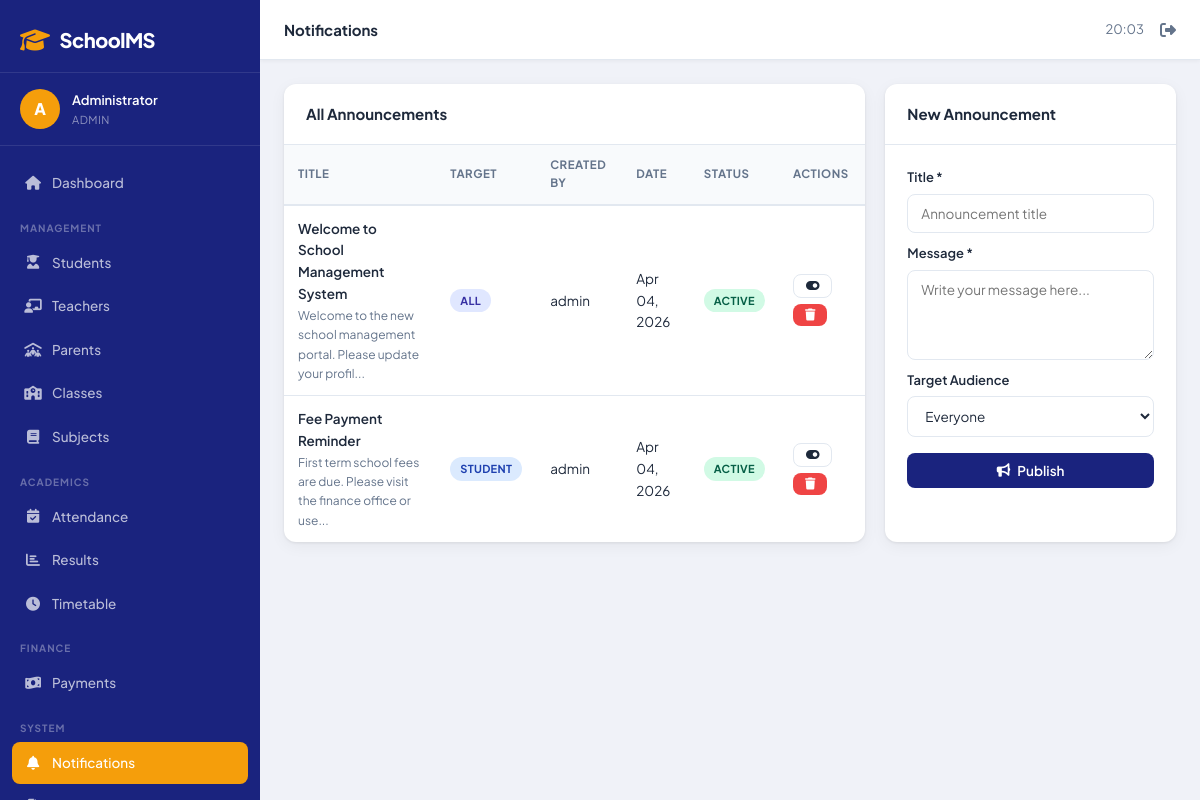
The page /admin/notifications.php (signed in) on the database its author committed.
### tables this page shows
CREATE TABLE notifications (
    id INT AUTO_INCREMENT PRIMARY KEY,
    title VARCHAR(200) NOT NULL,
    message TEXT NOT NULL,
    target_role ENUM('all','admin','teacher','student') DEFAULT 'all',
    created_by INT,
    is_active TINYINT(1) DEFAULT 1,
    created_at TIMESTAMP DEFAULT CURRENT_TIMESTAMP,
    FOREIGN KEY (created_by) REFERENCES users(id) ON DELETE SET NULL
);

CREATE TABLE users (
    id INT AUTO_INCREMENT PRIMARY KEY,
    username VARCHAR(100) NOT NULL UNIQUE,
    password VARCHAR(255) NOT NULL,
    role ENUM('admin','teacher','student') NOT NULL,
    created_at TIMESTAMP DEFAULT CURRENT_TIMESTAMP
);

### admin/notifications.php (the view, shortened to what this page needs)
<?php
require_once '../config/db.php';
$notifications = mysqli_query($conn, "SELECT n.*, u.username FROM notifications n LEFT JOIN users u ON n.created_by=u.id ORDER BY n.created_at DESC");
require_once '../includes/header.php';
?>
<div style="display:grid;grid-template-columns:2fr 1fr;gap:20px;">
    <div class="card">
        <div class="card-header"><span class="card-title">All Announcements</span></div>
        <div class="table-wrapper">
            <table>
                <thead><tr><th>Title</th><th>Target</th><th>Created By</th><th>Date</th><th>Status</th><th>Actions</th></tr></thead>
                <tbody>
                <?php if (mysqli_num_rows($notifications) === 0): ?>
                    <tr><td colspan="6" style="text-align:center;padding:24px;color:var(--text-muted);">No notifications yet.</td></tr>
                <?php else: ?>
                <?php while ($n = mysqli_fetch_assoc($notifications)): ?>
                <tr>
                    <td>
                        <div style="font-weight:600;"><?= htmlspecialchars($n['title']) ?></div>
                        <div style="font-size:12px;color:var(--text-muted);margin-top:2px;"><?= htmlspecialchars(substr($n['message'],0,70)) ?>...</div>
                    </td>
                    <td>
                        <?php
                        $tc = ['all'=>'badge-primary','admin'=>'badge-danger','teacher'=>'badge-success','student'=>'badge-info'];
                        echo "<span class='badge " . ($tc[$n['target_role']] ?? 'badge-info') . "'>" . ucfirst($n['target_role']) . "</span>";
                        ?>
                    </td>
                    <td><?= $n['username'] ?? '—' ?></td>
                    <td><?= date('M d, Y', strtotime($n['created_at'])) ?></td>
                    <td>
                        <span class="badge <?= $n['is_active'] ? 'badge-success' : 'badge-danger' ?>">
                            <?= $n['is_active'] ? 'Active' : 'Inactive' ?>
                        </span>
                    </td>
                    <td>
                        <div class="btn-group">
                            <a href="?toggle=<?= $n['id'] ?>" class="btn btn-outline btn-sm" title="Toggle">
                                <i class="fa-solid fa-toggle-<?= $n['is_active'] ? 'on' : 'off' ?>"></i>
                            </a>
                            <button class="btn btn-danger btn-sm" onclick="confirmDelete('?delete=<?= $n['id'] ?>','this notification')">
                                <i class="fa-solid fa-trash"></i>
                            </button>
                        </div>
                    </td>
                </tr>
                <?php endwhile; ?>
                <?php endif; ?>
                </tbody>
            </table>
        </div>
    </div>
    <div class="card">
        <div class="card-header"><span class="card-title">New Announcement</span></div>
        <div class="card-body">
            <form method="POST">
                <div class="form-group" style="margin-bottom:10px;">
                    <label>Title *</label>
                    <input type="text" name="title" class="form-control" placeholder="Announcement title" required>
                </div>
                <div class="form-group" style="margin-bottom:10px;">
                    <label>Message *</label>
                    <textarea name="message" class="form-control" rows="4" placeholder="Write your message here..." required></textarea>
                </div>
                <div class="form-group" style="margin-bottom:16px;">
                    <label>Target Audience</label>
                    <select name="target_role" class="form-control">
                        <option value="all">Everyone</option>
                    </select>
                </div>
                <button type="submit" class="btn btn-primary" style="width:100%;justify-content:center;">
                    <i class="fa-solid fa-bullhorn"></i> Publish
                </button>
            </form>
        </div>
    </div>
</div>
<?php require_once '../includes/footer.php'; ?>

### assets/css/style.css (style rules this page uses)
:root { --primary: #1a237e; --primary-light:#3949ab; --accent: #f59e0b; --accent-dark: #d97706; --success: #10b981; --danger: #ef4444; --warning: #f59e0b; --info: #3b82f6; --bg: #f0f2f8; --sidebar-w: 260px; --white: #ffffff; --text: #1e293b; --text-muted: #64748b; --border: #e2e8f0; --card-shadow: 0 1px 3px rgba(0,0,0,.08), 0 4px 16px rgba(0,0,0,.05); --radius: 12px; --radius-sm: 8px; }
* { box-sizing: border-box; margin: 0; padding: 0; }
body { font-family: 'Plus Jakarta Sans', sans-serif; background: var(--bg); color: var(--text); font-size: 14px; line-height: 1.6; }
.card { background: var(--white); border-radius: var(--radius); box-shadow: var(--card-shadow); margin-bottom: 20px; }
.card-header { padding: 18px 22px; border-bottom: 1px solid var(--border); display: flex; align-items: center; justify-content: space-between; flex-wrap: wrap; gap: 10px; }
.card-title { font-weight: 700; font-size: 15px; }
.card-body { padding: 22px; }
.table-wrapper { overflow-x: auto; }
table { width: 100%; border-collapse: collapse; }
table th { background: #f8fafc; padding: 11px 14px; text-align: left; font-size: 11.5px; font-weight: 700; text-transform: uppercase; letter-spacing: 0.5px; color: var(--text-muted); border-bottom: 2px solid var(--border); }
table td { padding: 12px 14px; border-bottom: 1px solid var(--border); vertical-align: middle; font-size: 13.5px; }
table tr:last-child td { border-bottom: none; }
.badge { display: inline-flex; align-items: center; padding: 3px 10px; border-radius: 20px; font-size: 11px; font-weight: 700; text-transform: uppercase; letter-spacing: 0.3px; }
.badge-success { background: #d1fae5; color: #065f46; }
.badge-info { background: #dbeafe; color: #1e40af; }
.badge-primary { background: #e0e7ff; color: #3730a3; }
.btn { display: inline-flex; align-items: center; gap: 7px; padding: 9px 18px; border-radius: var(--radius-sm); border: none; cursor: pointer; font-family: inherit; font-size: 13.5px; font-weight: 600; text-decoration: none; transition: all 0.2s; white-space: nowrap; }
.btn-primary { background: var(--primary); color: #fff; }
.btn-danger { background: var(--danger); color: #fff; }
.btn-outline { background: transparent; border: 1.5px solid var(--border); color: var(--text); }
.btn-sm { padding: 5px 12px; font-size: 12px; }
.btn-group { display: flex; gap: 6px; flex-wrap: wrap; }
.form-group { display: flex; flex-direction: column; gap: 6px; }
.form-group label { font-weight: 600; font-size: 13px; color: var(--text); }
.form-control { padding: 10px 13px; border: 1.5px solid var(--border); border-radius: var(--radius-sm); font-family: inherit; font-size: 13.5px; color: var(--text); background: #fff; transition: border-color 0.2s; width: 100%; }
select.form-control { cursor: pointer; }
textarea.form-control { resize: vertical; min-height: 90px; }

### rows shown on the page
notifications: title "Welcome to School Management System", message "Welcome to the new school management portal. Please update your profil", target_role "ALL", created_by.username "admin", created_at "Apr 04, 2026", is_active "ACTIVE"
notifications: title "Fee Payment Reminder", message "First term school fees are due. Please visit the finance office or use", target_role "STUDENT", created_by.username "admin", created_at "Apr 04, 2026", is_active "ACTIVE"

### other values the page prints
SITE_NAME "SchoolMS"
substr($name, 0, 1) "A"
$name "Administrator"
$role "ADMIN"
$page_title "Notifications"
